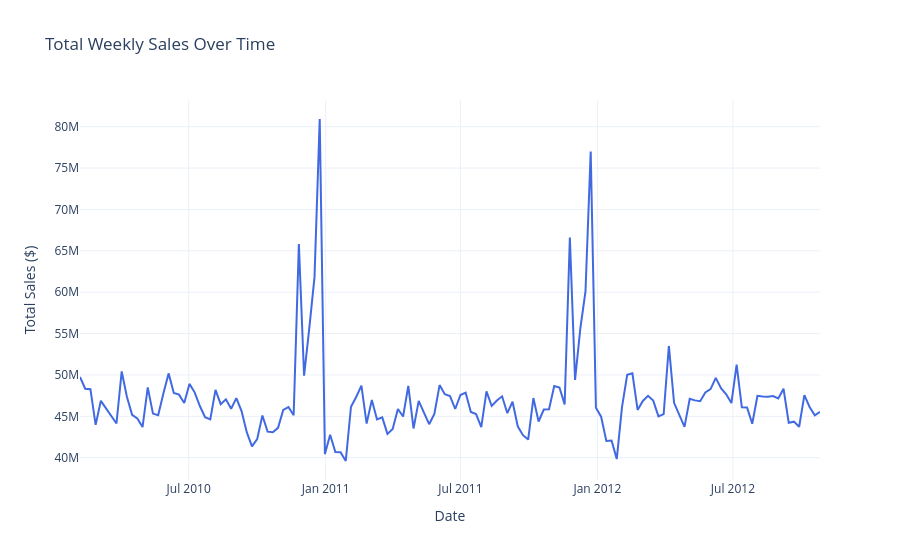

Notebook code for this chart:
### Code cell
train_df['Year']  = train_df['Date'].dt.year
train_df['Month'] = train_df['Date'].dt.month

df_weekly = train_df.groupby('Date')['Weekly_Sales'].sum().reset_index()
fig = px.line(df_weekly, x='Date', y='Weekly_Sales', title='Total Weekly Sales Over Time', labels={'Weekly_Sales': 'Total Sales ($)', 'Date': 'Date'}, template='plotly_white')
fig.update_traces(line_color='royalblue', line_width=2)
fig.show()

### Figure 1 — Plotly figure (JSON) as saved in the notebook; plotly's stock layout.template omitted (floating-point values rounded to 4 significant figures; data arrays with more than 128 entries replaced by an {"elided": "..."} marker saying what was removed)
{"data": [{"hovertemplate": "Date=%{x}<br>Total Sales ($)=%{y}<extra></extra>", "legendgroup": "", "line": {"color": "royalblue", "dash": "solid", "width": 2}, "marker": {"symbol": "circle"}, "mode": "lines", "name": "", "orientation": "v", "showlegend": false, "x": {"elided": "143 str values"}, "xaxis": "x", "y": {"elided": "143 float values"}, "yaxis": "y", "type": "scatter"}], "layout": {"xaxis": {"anchor": "y", "domain": [0.0, 1.0], "title": {"text": "Date"}}, "yaxis": {"anchor": "x", "domain": [0.0, 1.0], "title": {"text": "Total Sales ($)"}}, "legend": {"tracegroupgap": 0}, "title": {"text": "Total Weekly Sales Over Time"}}}
